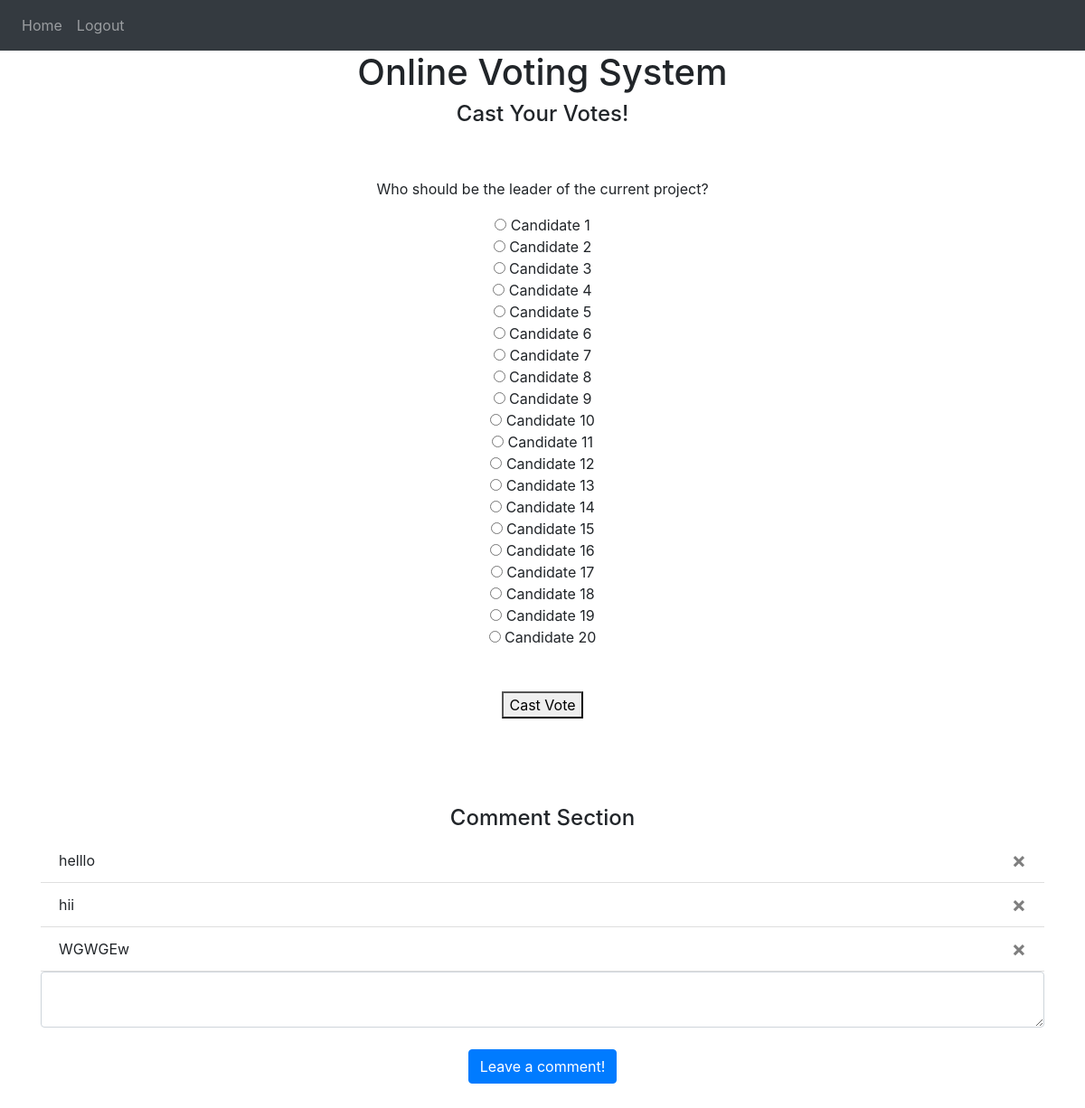
Page / (signed in) on the earlier database version.
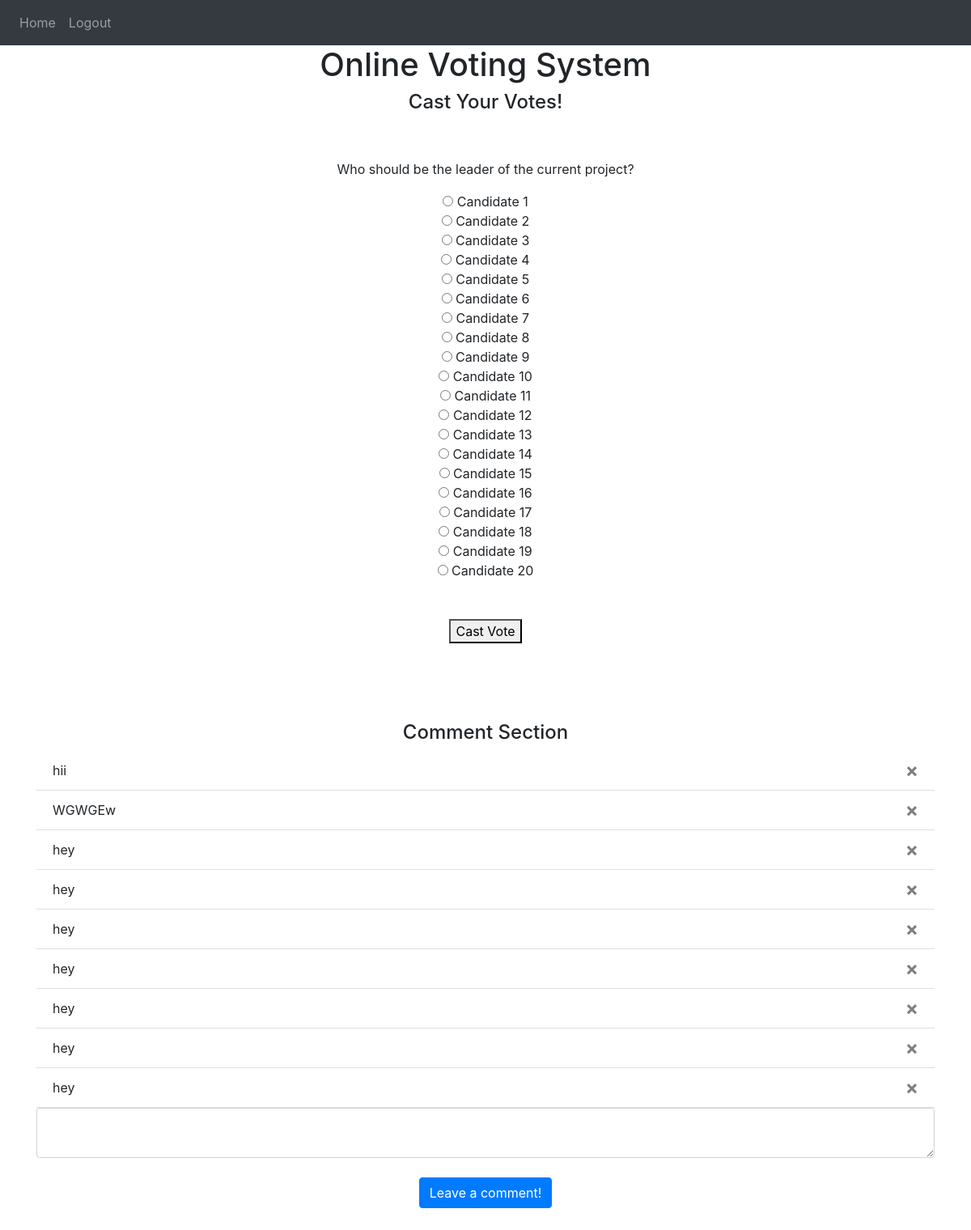
Same page on the later database version.
### website/models.py (models this page shows)
class Note(db.Model):
    id = db.Column(db.Integer, primary_key=True)
    data = db.Column(db.String(10000))
    date = db.Column(db.DateTime(timezone=True), default=func.now())
    user_id = db.Column(db.Integer, db.ForeignKey('user.id'))

### website/views.py (the view, shortened to what this page needs)
@views.route('/', methods=['GET', 'POST'])
@login_required
def home():
    return render_template("home.html", user=current_user)

### website/__init__.py (called while the page is built)
def create_app():
    app = Flask(__name__)
    app.config['SECRET_KEY'] = 'hjshjhdjah kjshkjdhjs'
    app.config['SQLALCHEMY_DATABASE_URI'] = f'sqlite:///{DB_NAME}'
    db.init_app(app)
    from .views import views
    from .auth import auth
    app.register_blueprint(views, url_prefix='/')
    app.register_blueprint(auth, url_prefix='/')
    from .models import User, Note, Vote
    with app.app_context():
        db.create_all()
    login_manager = LoginManager()
    login_manager.login_view = 'auth.login'
    login_manager.init_app(app)
    @login_manager.user_loader
    def load_user(id):
        return User.query.get(int(id))
    return app

### website/templates/home.html
{% extends "base.html" %} {% block title %}Online Voting System{% endblock %} {% block content
%}
<h1 align="center">Online Voting System</h1>
<h4 align= "center"> Cast Your Votes!</h4align> </h4>
<br></br>
<div class="container" style="text-align: center;">
  <form method="POST" action="{{ url_for('views.cast_vote') }}">
    <p>Who should be the leader of the current project?</p>
    <input type="radio" name="voted_candidate" value="Candidate 1"> Candidate 1<br>
    <input type="radio" name="voted_candidate" value="Candidate 2"> Candidate 2<br>
    <input type="radio" name="voted_candidate" value="Candidate 3"> Candidate 3<br>
    <input type="radio" name="voted_candidate" value="Candidate 4"> Candidate 4<br>
    <input type="radio" name="voted_candidate" value="Candidate 5"> Candidate 5<br>
    <input type="radio" name="voted_candidate" value="Candidate 6"> Candidate 6<br>
    <input type="radio" name="voted_candidate" value="Candidate 7"> Candidate 7<br>
    <input type="radio" name="voted_candidate" value="Candidate 8"> Candidate 8<br>
    <input type="radio" name="voted_candidate" value="Candidate 9"> Candidate 9<br>
    <input type="radio" name="voted_candidate" value="Candidate 10"> Candidate 10<br>
    <input type="radio" name="voted_candidate" value="Candidate 11"> Candidate 11<br>
    <input type="radio" name="voted_candidate" value="Candidate 12"> Candidate 12<br>
    <input type="radio" name="voted_candidate" value="Candidate 13"> Candidate 13<br>
    <input type="radio" name="voted_candidate" value="Candidate 14"> Candidate 14<br>
    <input type="radio" name="voted_candidate" value="Candidate 15"> Candidate 15<br>
    <input type="radio" name="voted_candidate" value="Candidate 16"> Candidate 16<br>
    <input type="radio" name="voted_candidate" value="Candidate 17"> Candidate 17<br>
    <input type="radio" name="voted_candidate" value="Candidate 18"> Candidate 18<br>
    <input type="radio" name="voted_candidate" value="Candidate 19"> Candidate 19<br>
    <input type="radio" name="voted_candidate" value="Candidate 20"> Candidate 20<br>
    <br><br>
    <button type="submit" align="center">Cast Vote</button>
</form>
    <br>
    <br>
</div>
<br></br>
<h4 align= "center"> Comment Section</h4align> </h4>
<ul class="list-group list-group-flush" id="notes">
  {% for note in user.notes %}
  <li class="list-group-item">
    {{ note.data }}
    <button type="button" class="close" onClick="deleteNote('{{ note.id }}')">
      <span aria-hidden="true">&times;</span>
    </button>
  </li>
  {% endfor %}
</ul>
<form method="POST">
  <textarea name="note" id="note" class="form-control"></textarea>
  <br />
  <div align="center">
    <button type="submit" class="btn btn-primary">Leave a comment!</button>
  </div>
</form>
<br></br>
{% endblock %}

### website/templates/base.html (shortened to what this page needs)
<!DOCTYPE html>
<html>
  <head>
    <link
      rel="stylesheet"
      href="https://stackpath.bootstrapcdn.com/bootstrap/4.4.1/css/bootstrap.min.css"
    />
    <link
      rel="stylesheet"
      href="https://stackpath.bootstrapcdn.com/font-awesome/4.7.0/css/font-awesome.min.css"
    />
  </head>
  <body>
    <nav class="navbar navbar-expand-lg navbar-dark bg-dark">
      <div class="collapse navbar-collapse" id="navbar">
        <div class="navbar-nav">
          {% if user.is_authenticated %}
          <a class="nav-item nav-link" id="home" href="/">Home</a>
          <a class="nav-item nav-link" id="logout" href="/logout">Logout</a>
          {% else %}
          <a class="nav-item nav-link" id="login" href="/login">Login</a>
          <a class="nav-item nav-link" id="signUp" href="/sign-up">Sign Up</a>
          {% endif %}
        </div>
      </div>
    </nav>
    <div class="container">{% block content %} {% endblock %}</div>
  </body>
</html>

Differences in the rows shown:
removed Note: data "helllo"
added Note: data "hey"
added Note: data "hey"
added Note: data "hey"
added Note: data "hey"
added Note: data "hey"
added Note: data "hey"
added Note: data "hey"
